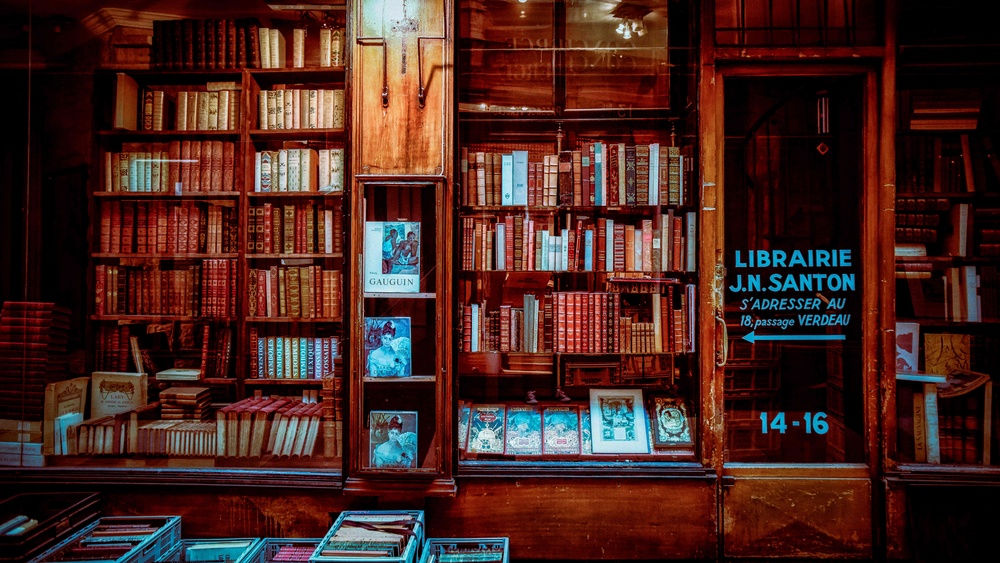
#> input picture graphic_treats/tests/Test1.jpg, 1000 x 563 px, shrunk from 7157 x 4026 before the run
$ python BGR_channel_convert.py
#> lines starting #> are read from the running program, lines starting #| are printed output that depends on the picture
# -*- coding: utf-8 -*-
"""
Created on Mon Oct 29 18:39:43 2018

@author: TilkeyYANG
"""

# Inputting with OpenCV, Channel order is BGR
# matplotlib Channel order is RGB

import cv2
from matplotlib import pyplot as plt

import os
os.chdir('.')
cwd = os.getcwd()

# Inputting an photo
img = cv2.imread('./tests/Test1.jpg')
#> img is the input picture: shape (563, 1000, 3); mean B, G, R 32.8, 37.8, 71.5

# Splitting channels
B, G, R = cv2.split(img)
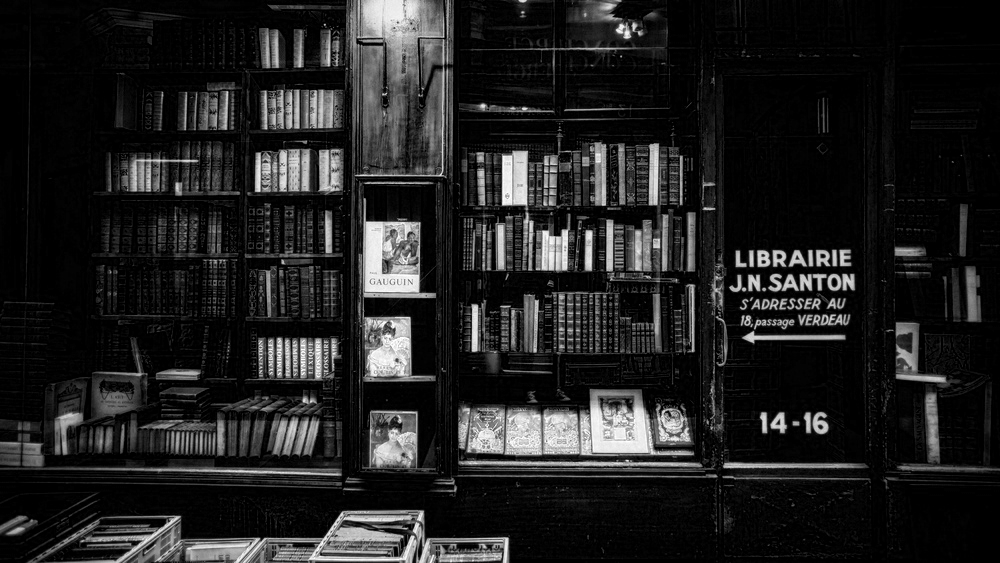
#> B: shape (563, 1000); min 0, max 255, mean 32.8
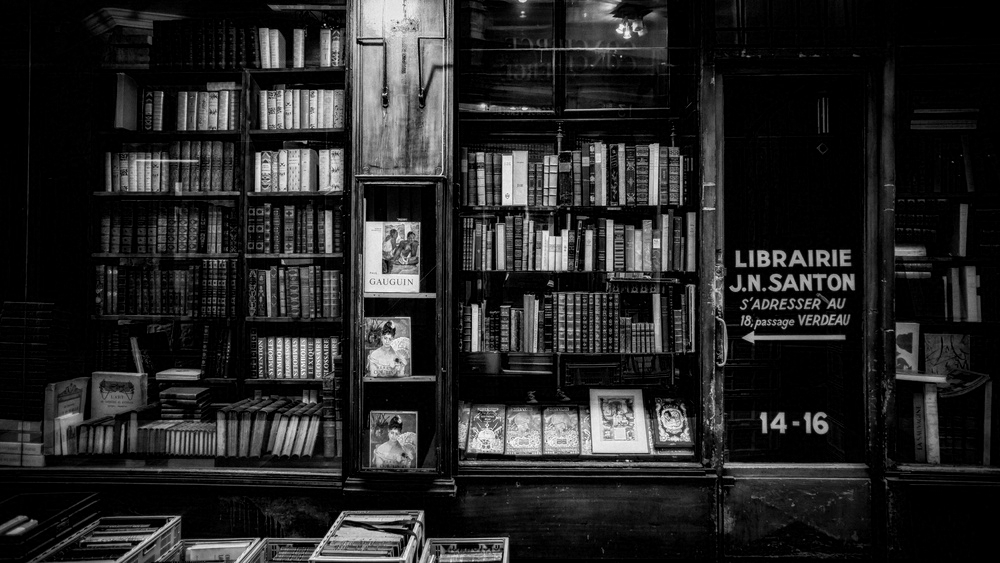
#> G: shape (563, 1000); min 0, max 255, mean 37.8
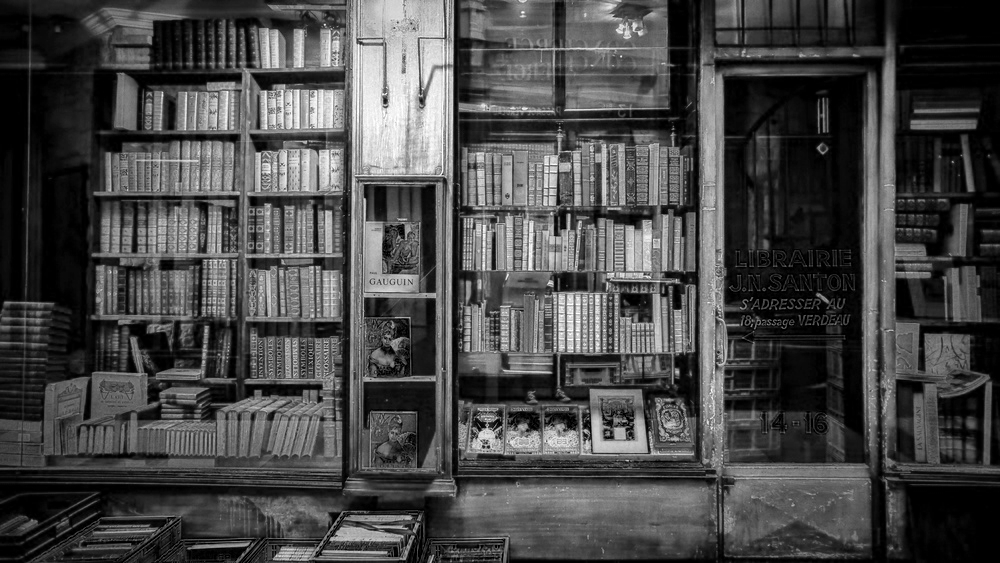
#> R: shape (563, 1000); min 0, max 255, mean 71.5

# Converting
img = cv2.cvtColor(img, cv2.COLOR_BGR2RGB)

plt.figure('BGR_RGB')

# Affiche the input img with BGR Channels
plt.subplot(2,2,1), plt.imshow(img)
# B Channel
plt.subplot(2,2,2), plt.imshow(B)
# G Channel
plt.subplot(2,2,3), plt.imshow(G)
# R Channel
plt.subplot(2,2,4), plt.imshow(R)

plt.show()
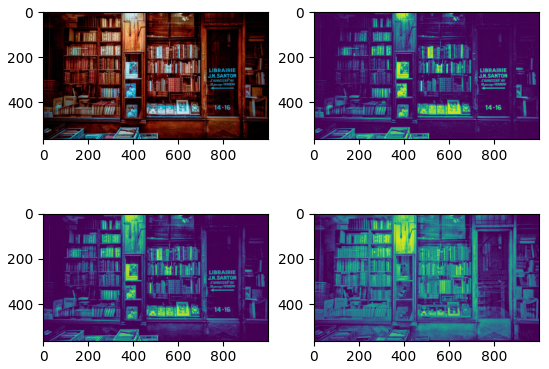
#> figure drawn by matplotlib, 4 panels
